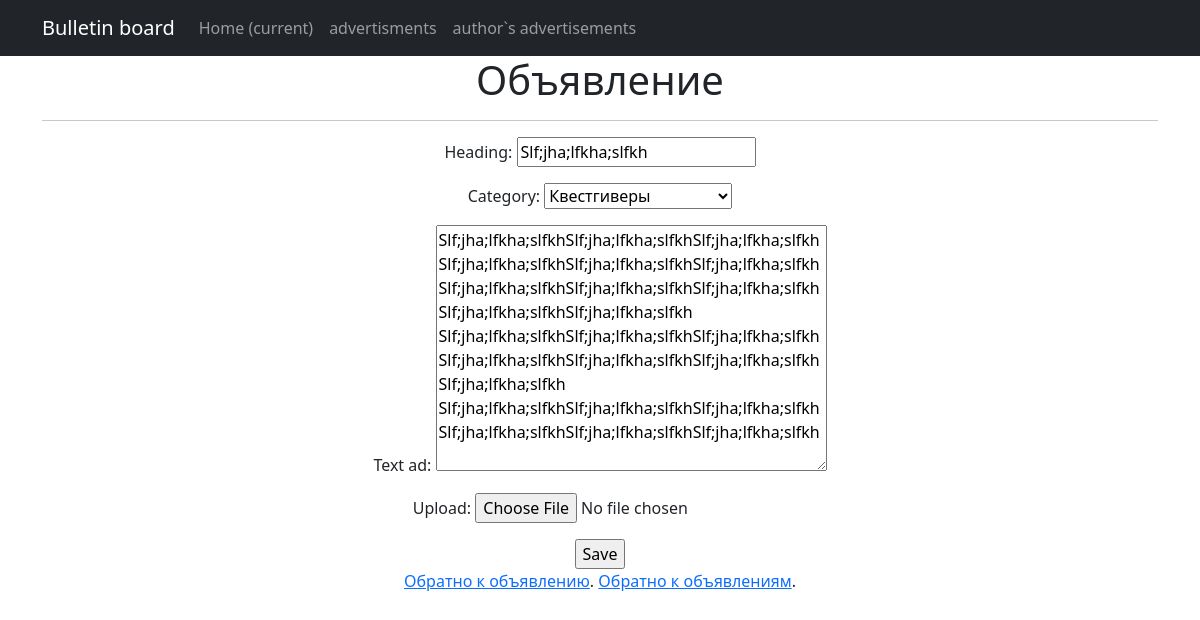
/advertisements/1/update/ (signed in), run on the app's committed database.
### board_app/models.py (models this page shows, shortened)
class Advertisement(models.Model):
    time_in = models.DateTimeField(auto_now_add=True)
    heading = models.CharField(max_length=255, unique=True)
    text_ad = models.TextField()
    category = models.CharField(max_length=2, choices=CATEGORIES, default=quest_givers)
    upload = models.ImageField(blank=True, null=True, upload_to='content')
    author = models.ForeignKey(User, on_delete=models.CASCADE, editable=False,null=True,blank=True)

### board_app/views.py (the view)
# urls.py: path('<int:pk>/update/', AdvertisementUpdate.as_view(), name='advertisement_update'),
class AdvertisementUpdate(LoginRequiredMixin, PermissionRequiredMixin, UpdateView):
    permission_required = ('board_app.change_advertisement',)
    form_class = AdvertisementForm
    model = Advertisement
    template_name = 'advertisement_edit.html'
    context_object_name = 'advertisement'

### board_app/forms.py (shortened to what this page needs)
class AdvertisementForm(forms.ModelForm):
    class Meta:
        model = Advertisement
        fields = ['heading', 'category', 'text_ad', 'upload']
        exclude = ["author"]

### templates/advertisement_edit.html (shortened to what this page needs)
{% extends 'flatpages/default.html' %}
{% block content %}
{% if user.id is advertisement.author.id %}
    <h1>Объявление</h1>
    <hr>
    <form action="" method="post">
        {{ form.as_p }}
        <input type="submit" value="Save" />
    </form>
{% else %}
     <h2>Вы не автор этого объявления!</h2>
{% endif %}
<td><a href="/advertisements/{{ advertisement.pk }}">Обратно к объявлению</a>.</td>
<td><a href="/advertisements/">Обратно к объявлениям</a>.</td>
{% endblock content %}

### data on the page
Advertisement: heading "Slf;jha;lfkha;slfkh", category "Квестгиверы", text_ad "Slf;jha;lfkha;slfkhSlf;jha;lfkha;slfkhSlf;jha;lfkha;slfkhSlf;jha;lfkha;slfkhSlf;jha;lfkha;slfkhSlf;jha;lfkha;slfkhSlf;jha;lfkha;slfkhSlf;jha;lfkha;slfkhSlf;jha;lfkha;slfkhSlf;jha;lfkha;slfkhSlf;jha;lfkha;slfkh Slf;jha;lfkha;slfkhSlf;jha;lfkha;slfkhSlf;jha;lfkha;slfkhSlf;jha;lfkha;slfkhSlf;jha;lfkha;slfkhSlf;jha;lfkha;slfkhSlf;jha;lfkha;slfkh Slf;jha;lfkha;slfkhSlf;jha;lfkha;slfkhSlf;jha;lfkha;slfkhSlf;jha;lfkha;slfkhSlf;jha;lfkha;slfkhSlf;jha;lfkha;slfkh"
